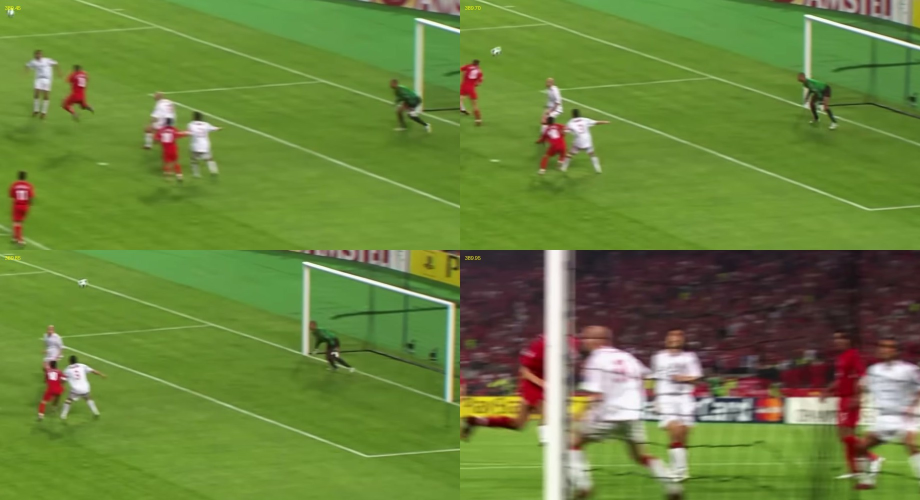
#> input picture animaciones/_voz/cabezazo.jpg, 1840 x 1000 px (shown at 1/2 size); its folder holds only this picture in this run
$ python -i marcos.py   (imports and definitions only)
#> lines starting #> are read from the running program, lines starting #| are printed output that depends on the picture
"""Marcos para fotos y clips del estilo carpeta (18/11, pedido del usuario: "cambiemos a veces el recorte de papel,
algo similar pero otra cosa, sino es muy repetitivo"). Uno por capítulo, junto con su papel de fondo (TEMAS en
carpeta_doc.py). Todos tienen la misma firma que carpeta.recorte_cuadro(im, seed) y devuelven RGBA con sombra.

  tijera      el de siempre (carpeta.recorte_cuadro): bordes rectos mellados
  cinta       tijera + dos tiras de cinta adhesiva en las esquinas de arriba
  laboratorio copia de laboratorio: borde blanco, más ancho abajo
  dentado     tijera de picos (zigzag)
  esquineros  esquineros negros de álbum de fotos
"""
import random

import numpy as np
from PIL import Image, ImageDraw, ImageFilter

PAD = 40


def _sombra(img, seed, off=(6, 9), blur=7, op=0.5):
    out = Image.new("RGBA", (img.width + 2 * PAD, img.height + 2 * PAD), (0, 0, 0, 0))
    s = Image.new("RGBA", img.size, (10, 6, 2, 255))
    s.putalpha(img.split()[3].point(lambda v: v * op))
    capa = Image.new("RGBA", out.size, (0, 0, 0, 0))
    capa.alpha_composite(s, (PAD + off[0], PAD + off[1]))
    out.alpha_composite(capa.filter(ImageFilter.GaussianBlur(blur)))
    out.alpha_composite(img, (PAD, PAD))
    return out


# [22 lines left out: function cinta, not called in this run]


def laboratorio(im, seed=2, **kw):
    w, h = im.size
    b = max(8, int(min(w, h) * 0.03))
    papel = Image.new("RGBA", (w + 2 * b, h + 2 * b + int(b * 2.2)), (250, 248, 242, 255))
    papel.paste(im.convert("RGB"), (b, b))
    return _sombra(papel, seed)


# [28 lines left out: functions dentado, esquineros, not called in this run]


MARCOS = {"cinta": cinta, "laboratorio": laboratorio, "dentado": dentado, "esquineros": esquineros}

>>> from PIL import Image
>>> picture = Image.open('../animaciones/_voz/cabezazo.jpg')
#> picture is the input picture: PIL image 1840x1000 RGB; mean R, G, B 106, 130.6, 60.7
>>> result = laboratorio(picture)
#> in laboratorio, `papel = Image.new("RGBA", (w + 2 * b, h + 2 * b + int(b * 2.2)), (250,..`:
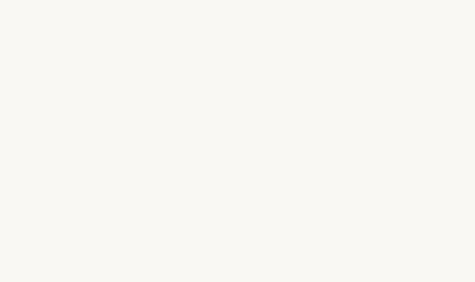
#> papel: PIL image 1900x1126 RGBA (shown at 1/4 size); mean R, G, B, A 250, 248, 242, 255
#> in laboratorio, `papel.paste(im.convert("RGB"), (b, b))`:
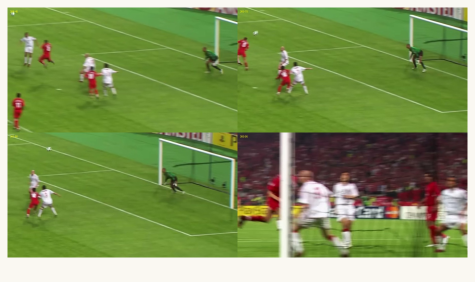
#> papel: PIL image 1900x1126 RGBA (shown at 1/4 size); mean R, G, B, A 126.1, 147, 86.1, 255
#> in _sombra, `s = Image.new("RGBA", img.size, (10, 6, 2, 255))`:
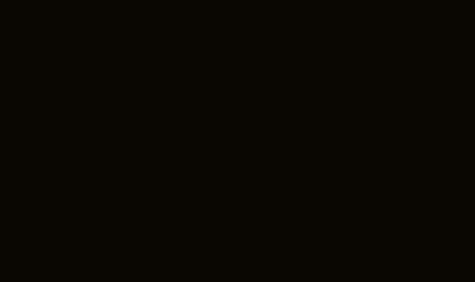
#> s: PIL image 1900x1126 RGBA (shown at 1/4 size); mean R, G, B, A 10, 6, 2, 255
#> in _sombra, `capa.alpha_composite(s, (PAD + off[0], PAD + off[1]))`:
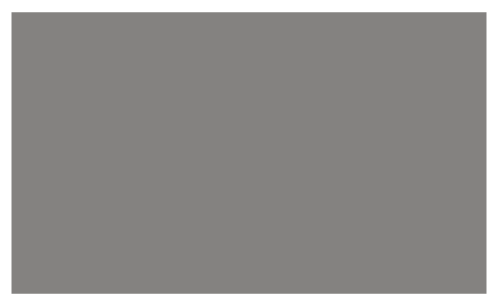
#> capa: PIL image 1980x1206 RGBA (shown at 1/4 size); mean R, G, B, A 9, 5.4, 1.8, 114.7; transparent parts drawn white
#> in _sombra, `out.alpha_composite(capa.filter(ImageFilter.GaussianBlur(blur)))`:
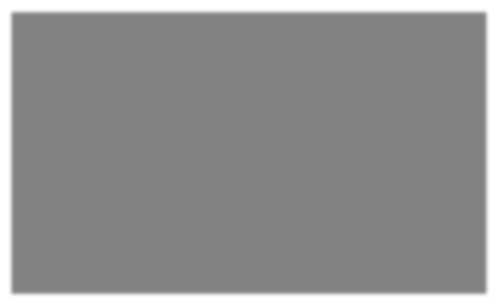
#> out: PIL image 1980x1206 RGBA (shown at 1/4 size); mean R, G, B, A 9, 5.4, 1.8, 114.7; transparent parts drawn white
#> in _sombra, `out.alpha_composite(img, (PAD, PAD))`:
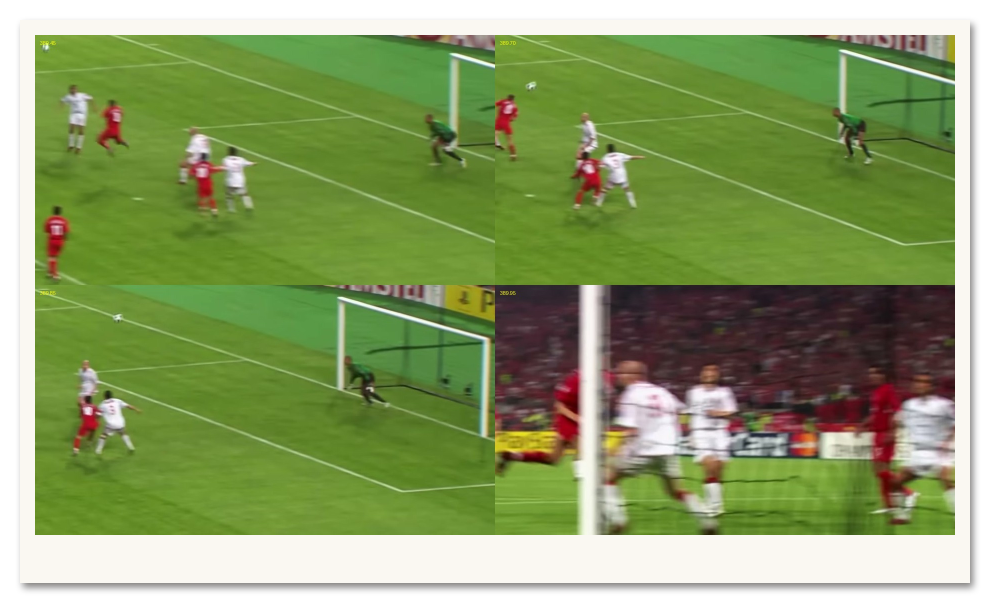
#> out: PIL image 1980x1206 RGBA (shown at 1/2 size); mean R, G, B, A 113.1, 131.8, 77.1, 229.9; transparent parts drawn white

$ run again, on animaciones/_voz/f_388.70.jpg
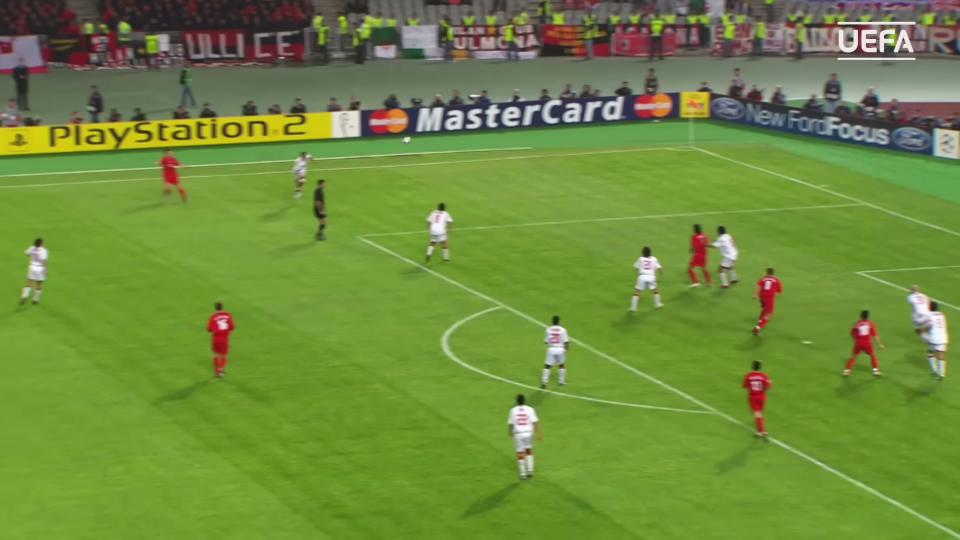
#> input picture animaciones/_voz/f_388.70.jpg, 1920 x 1080 px (shown at 1/2 size)
#> picture is the input picture: PIL image 1920x1080 RGB; mean R, G, B 110.5, 138.6, 61.2
#> in _sombra, `capa.alpha_composite(s, (PAD + off[0], PAD + off[1]))`:
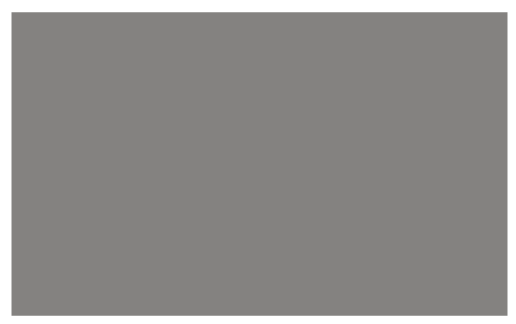
#> capa: PIL image 2064x1294 RGBA (shown at 1/4 size); mean R, G, B, A 9, 5.4, 1.8, 115.4; transparent parts drawn white
#> in _sombra, `out.alpha_composite(img, (PAD, PAD))`:
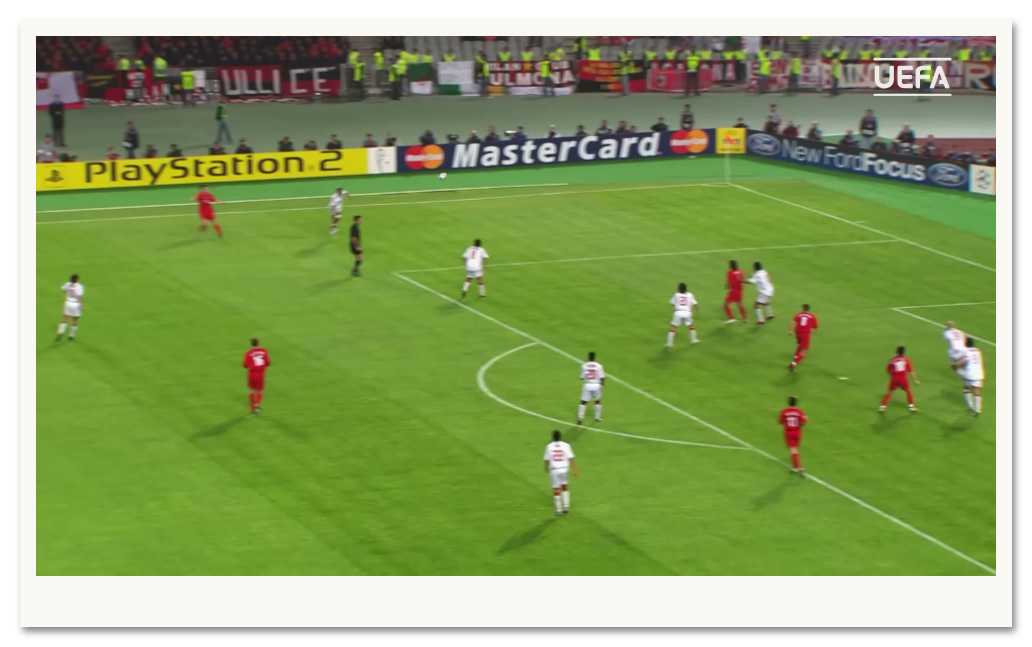
#> out: PIL image 2064x1294 RGBA (shown at 1/2 size); mean R, G, B, A 117.2, 138.7, 77.9, 231.3; transparent parts drawn white

$ run again, on animaciones/_voz/f_389.00.jpg
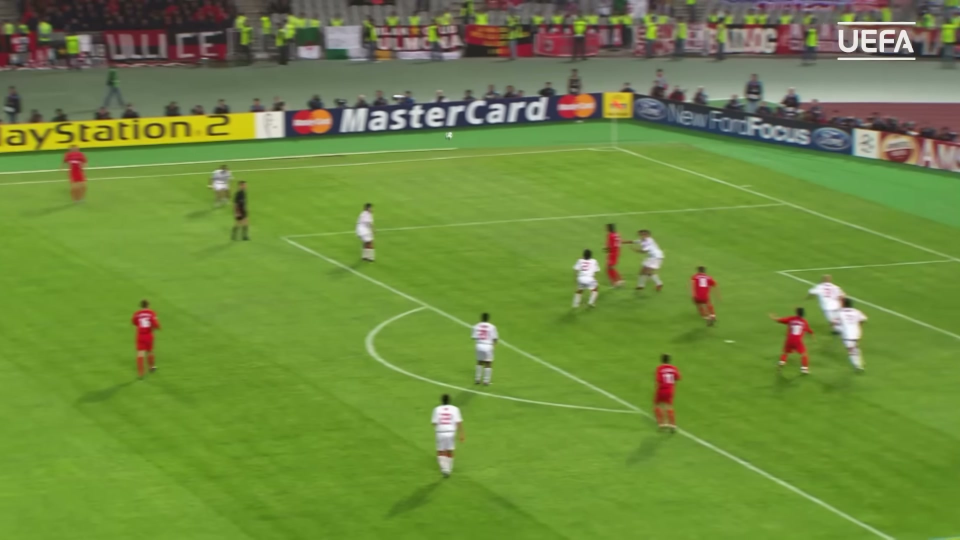
#> input picture animaciones/_voz/f_389.00.jpg, 1920 x 1080 px (shown at 1/2 size)
#> picture is the input picture: PIL image 1920x1080 RGB; mean R, G, B 110.5, 138.2, 62.2
#> in _sombra, `capa.alpha_composite(s, (PAD + off[0], PAD + off[1]))`:
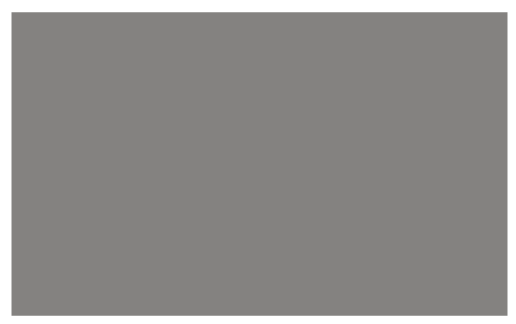
#> capa: PIL image 2064x1294 RGBA (shown at 1/4 size); mean R, G, B, A 9, 5.4, 1.8, 115.4; transparent parts drawn white
#> in _sombra, `out.alpha_composite(img, (PAD, PAD))`:
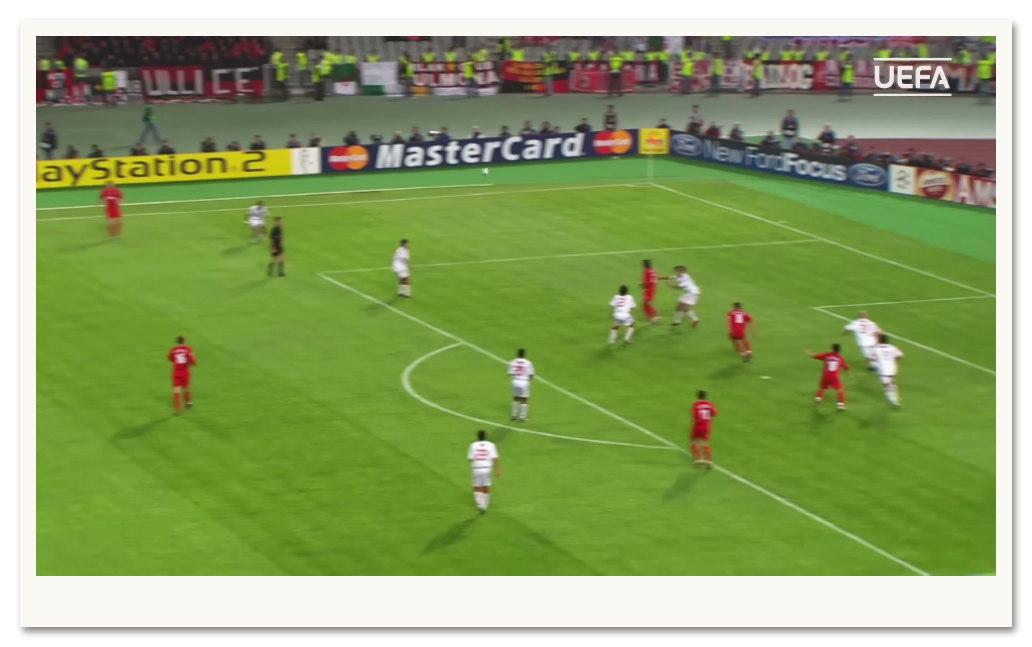
#> out: PIL image 2064x1294 RGBA (shown at 1/2 size); mean R, G, B, A 117.3, 138.4, 78.7, 231.3; transparent parts drawn white
